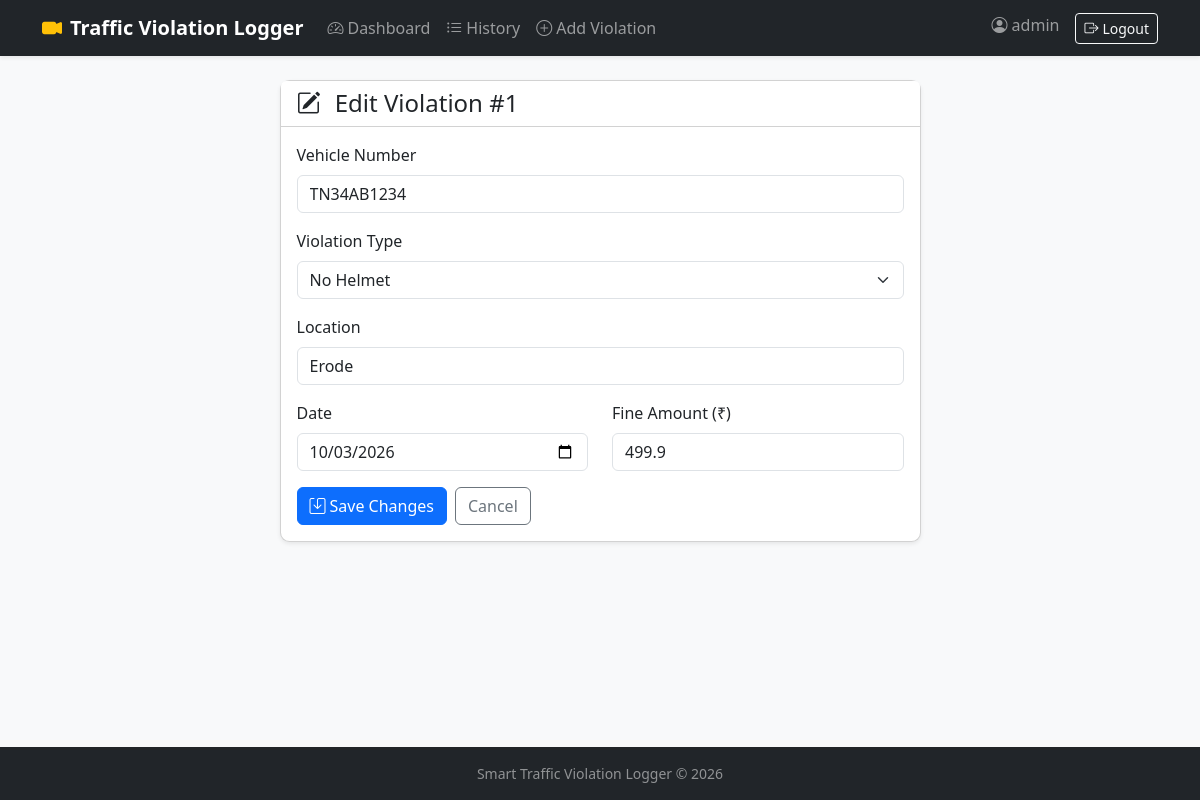
Screenshot of /violation/1/edit (signed in) with the database file from the repository.
### models.py (models this page shows, shortened)
class Violation(db.Model):
    __tablename__ = "violation"
    id = db.Column(db.Integer, primary_key=True)
    vehicle_number = db.Column(db.String(20), nullable=False, index=True)
    violation_type = db.Column(db.String(100), nullable=False)
    location = db.Column(db.String(200), nullable=False)
    violation_date = db.Column(db.Date, nullable=False)
    fine_amount = db.Column(db.Float, nullable=False)
    status = db.Column(db.String(10), nullable=False, default="Unpaid")
    qr_code_path = db.Column(db.String(200))
    created_at = db.Column(db.DateTime, nullable=False, default=utc_now)
    public_token = db.Column(db.String(32), unique=True, nullable=False)

### app.py (the view)
@app.route("/violation/<int:violation_id>/edit", methods=["GET", "POST"])
@login_required
def edit_violation(violation_id):
    violation = db.get_or_404(Violation, violation_id)
    if request.method == "POST":
        form = request.form
        data, errors = parse_violation_form(request.form)
        if errors:
            for e in errors:
                flash(e, "danger")
        else:
            for key, value in data.items():
                setattr(violation, key, value)
            db.session.commit()
            flash("Violation updated.", "success")
            return redirect(url_for("details", violation_id=violation.id))
    else:
        form = {
            "vehicle_number": violation.vehicle_number,
            "violation_type": violation.violation_type,
            "location": violation.location,
            "violation_date": violation.violation_date.isoformat(),
            "fine_amount": violation.fine_amount,
        }
    return render_template("add_violation.html", violation=violation, form=form)

### app.py (called while the page is built)
@app.context_processor
def inject_globals():
    return {
        "violation_types": VIOLATION_TYPES,
        "today": date.today().isoformat(),
    }

def login_required(view):
    @wraps(view)
    def wrapped(*args, **kwargs):
        if not session.get("admin"):
            flash("Please log in to continue.", "warning")
            return redirect(url_for("login", next=request.path))
        return view(*args, **kwargs)
    return wrapped

### templates/add_violation.html (shortened to what this page needs)
{% extends "base.html" %}
{% block content %}
<div class="row justify-content-center">
    <div class="col-lg-8 col-xl-7">
        <div class="card shadow-sm">
            <div class="card-header bg-white">
                <h4 class="mb-0">
                    <i class="bi bi-{{ 'pencil-square' if violation else 'plus-circle' }} me-2"></i>
                    {{ 'Edit Violation #' ~ violation.id if violation else 'Add Violation Record' }}
                </h4>
            </div>
            <div class="card-body">
                <form method="post">
                    <div class="mb-3">
                        <label for="vehicle_number" class="form-label">Vehicle Number</label>
                        <input type="text" class="form-control text-uppercase" id="vehicle_number"
                               name="vehicle_number" placeholder="e.g. TN33AB1234"
                               value="{{ form.vehicle_number }}" required maxlength="20">
                    </div>
                    <div class="mb-3">
                        <label for="violation_type" class="form-label">Violation Type</label>
                        <select class="form-select" id="violation_type" name="violation_type" required>
                            {% for t in violation_types %}
                            <option value="{{ t }}" {{ 'selected' if form.violation_type == t }}>{{ t }}</option>
                            {% endfor %}
                        </select>
                    </div>
                    <div class="mb-3">
                        <label for="location" class="form-label">Location</label>
                        <input type="text" class="form-control" id="location" name="location"
                               placeholder="e.g. Perundurai Road Junction"
                               value="{{ form.location }}" required maxlength="200">
                    </div>
                    <div class="row">
                        <div class="col-md-6 mb-3">
                            <label for="violation_date" class="form-label">Date</label>
                            <input type="date" class="form-control" id="violation_date" name="violation_date"
                                   value="{{ form.violation_date or today }}" max="{{ today }}" required>
                        </div>
                        <div class="col-md-6 mb-3">
                            <label for="fine_amount" class="form-label">Fine Amount (&#8377;)</label>
                            <input type="number" class="form-control" id="fine_amount" name="fine_amount"
                                   min="1" step="0.01" placeholder="e.g. 500"
                                   value="{{ form.fine_amount }}" required>
                        </div>
                    </div>
                    <div class="d-flex gap-2">
                        <button type="submit" class="btn btn-primary">
                            <i class="bi bi-save me-1"></i>{{ 'Save Changes' if violation else 'Save & Generate QR' }}
                        </button>
                        <a href="{{ url_for('details', violation_id=violation.id) if violation else url_for('dashboard') }}"
                           class="btn btn-outline-secondary">Cancel</a>
                    </div>
                </form>
            </div>
        </div>
    </div>
</div>
{% endblock %}

### static/css/style.css (style rules this page uses)
body { font-family: "Segoe UI", system-ui, -apple-system, Roboto, "Helvetica Neue", Arial, sans-serif; }
.card { border-radius: 0.6rem; }

### rows the page displays
Violation: id "Edit Violation #1", vehicle_number "TN34AB1234", location "Erode", fine_amount "499.9"

### other values shown
{{ session.get('username') }} "admin"
{{ 'Save Changes' if violation else 'Save & Generate QR' }} "Save Changes"
form field violation_type "No Helmet"
